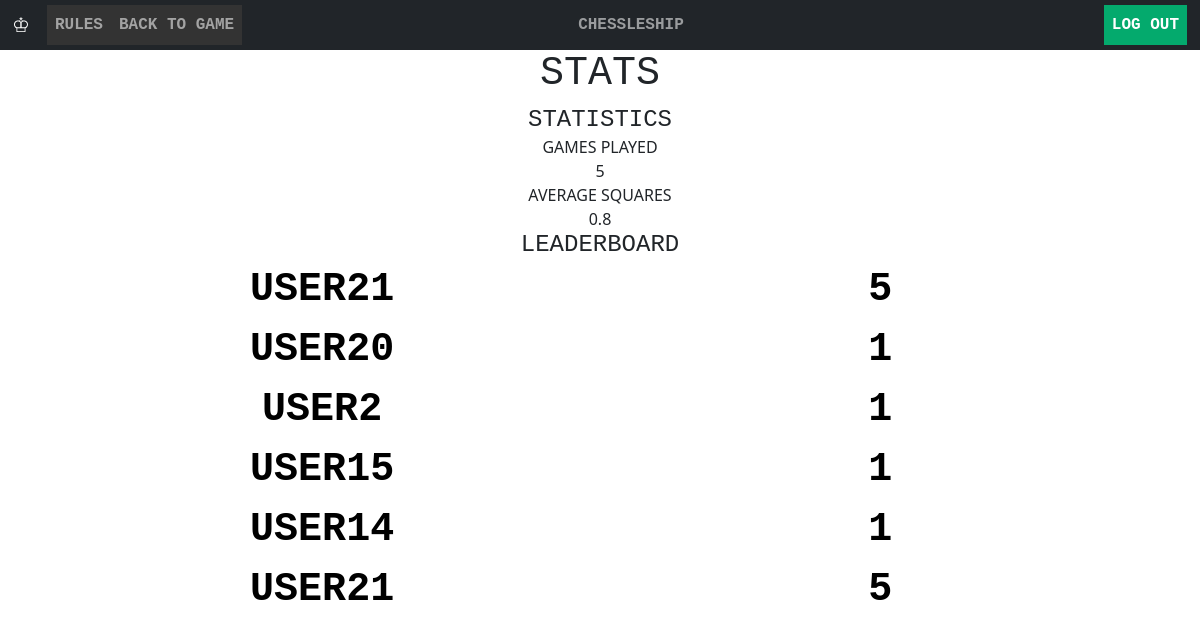
Page /stats.html (signed in) on the earlier database version.
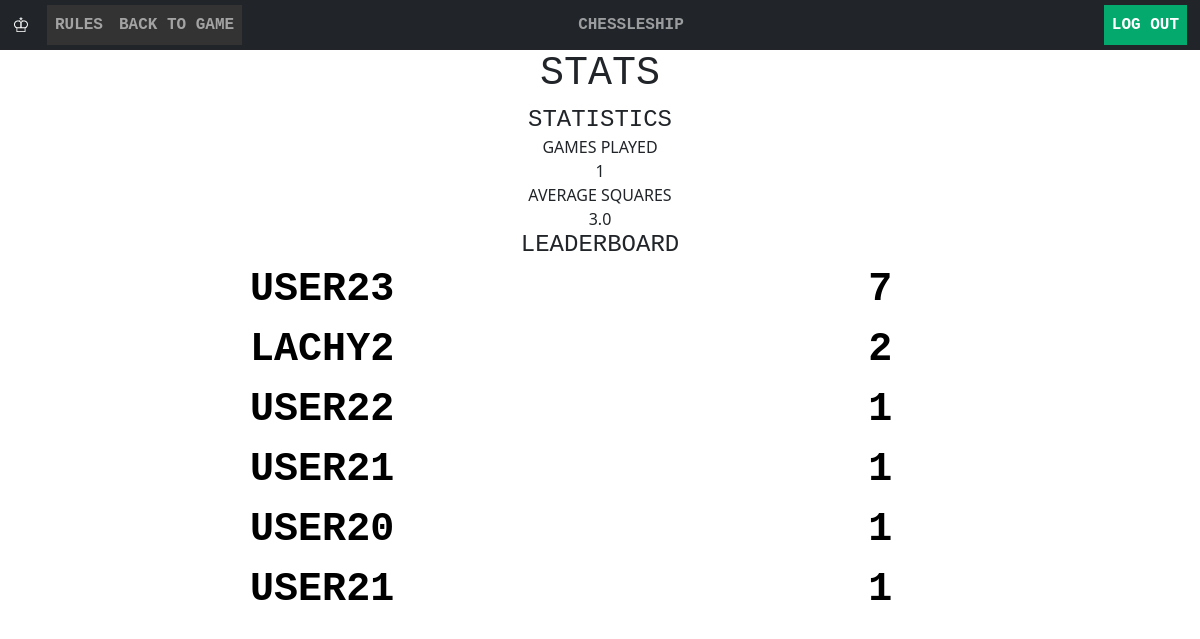
Same page on the later database version.
### app/models.py (models this page shows, shortened)
class User(UserMixin,db.Model):
    id = db.Column(db.Integer, primary_key=True)
    username = db.Column(db.String(64), index=True, unique=True)
    password_hash = db.Column(db.String(128))
    games_played = db.Column(db.Integer, index=True)
    average_guesses = db.Column(db.Float, index=True)

### app/routes.py (the view)
@app.route('/stats')
@app.route('/stats.html')
def stats():
    if not current_user.is_authenticated:
        return redirect(url_for('login'))
    try:
        this_user = session['user']
        identity = session['id']
        num_games = User.query.get(int(identity)).games_played
        num_guesses = round(float(User.query.get(int(identity)).average_guesses) / float(User.query.get(int(identity)).games_played), 4)
        users = User.query.all()
        stats_list = []
        for user in users:
            stats_list.append((user.games_played, user.username))
        stats_list = sorted(stats_list)
        top_1_score = stats_list[-1][0]
        top_1_user = stats_list[-1][1]
        top_2_score = stats_list[-2][0]
        top_2_user = stats_list[-2][1]
        top_3_score = stats_list[-3][0]
        top_3_user = stats_list[-3][1]
        top_4_score = stats_list[-4][0]
        top_4_user = stats_list[-4][1]
        top_5_score = stats_list[-5][0]
        top_5_user = stats_list[-5][1]
        youser_score = num_games
        youser = this_user
        return render_template('stats.html', games_played=num_games, average_guesses=num_guesses, top_1_score=top_1_score, top_2_score=top_2_score, top_3_score=top_3_score, top_4_score=top_4_score, top_5_score=top_5_score,top_1_user=top_1_user, top_2_user=top_2_user,top_3_user=top_3_user,top_4_user=top_4_user, top_5_user=top_5_user,youser_score=youser_score, youser=youser)
    except:
        return redirect(url_for('login'))

### app/models.py (called while the page is built)
@login.user_loader
def load_user(id):
    return User.query.get(int(id))

### app/templates/stats.html (shortened to what this page needs)
<!DOCTYPE html>
<html>
  <head>
    <link rel="stylesheet" href="{{ url_for('static', filename='css/chessleship.css') }}" />
    <link rel="stylesheet" href="{{ url_for('static', filename='css/settings.css') }}">
    <link rel="stylesheet" href="{{ url_for('static', filename='css/rules.css') }}">
    <link rel="stylesheet" href="{{ url_for('static', filename='css/stats.css') }}">
    <link href="https://cdn.jsdelivr.net/npm/bootstrap@5.1.3/dist/css/bootstrap.min.css" rel="stylesheet">
  </head>
  <nav class="navbar navbar-expand-sm navbar-dark bg-dark">
    <div class="container-fluid">
      <a class="navbar-brand" href="chessleship.html">♔</a>
      <div class="collapse navbar-collapse" id="mynavbar">
        <ul class="navbar-nav me-auto">
          <li class="nav-item">
            <a class="nav-link" href="rules">Rules</a>
          </li>
          <li class="nav-item">
            <a class="nav-link" href="chessleship.html">Back to Game</a>
          </li>
          <span class="navbar-text">CHESSLESHIP</span>
          <li class="nav-item">
            {%if current_user.is_authenticated%}
            <a class="nav-link active" href="logout">Log Out</a>
            {% else %}
            <a class="nav-link active" href="login">Log In</a>
            {% endif %}
          </li>
        </ul>
      </div>
    </div>
  </nav>
  <body>
    <h1>STATS</h1>
    <div class="container">
      <h1 class="sub">Statistics</h1>
      <div id="stat">
    <div class="stat-container">
      <div class="label">Games Played</div>
      <div class="stat">{{games_played}}</div>
    </div>
    <div class="stat-container">
      <div class="label">Average Squares</div>
      <div class="stat">{{ average_guesses }}</div>
    </div>
  </div>
      <h1 class="sub">LeaderBoard</h1>
      <div class="table-container">
        <table>
          <tr><td style="color:black">{{ top_1_user }}</td><td style="color:black">{{ top_1_score }}</td></tr>
          <tr><td style="color:black">{{ top_2_user }}</td><td style="color:black">{{ top_2_score }}</td></tr>
          <tr><td style="color:black">{{ top_3_user }}</td><td style="color:black">{{ top_3_score }}</td></tr>
          <tr><td style="color:black">{{ top_4_user }}</td><td style="color:black">{{ top_4_score }}</td></tr>
          <tr><td style="color:black">{{ top_5_user }}</td><td style="color:black">{{ top_5_score }}</td></tr>
          <tr><td style="color:black">{{ youser }}</td><td style="color:black">{{ youser_score }}</td></tr>
        </table>
      </div>
  </div>
  </body>
</html>

### app/static/css/chessleship.css (style rules this page uses)
body { text-transform:uppercase; font-size: xxx-large; text-align: center; font-family: "Courier New", Courier, monospace; font-weight: bold; background-color: #04AA6D; }
ul { list-style-type: none; margin: 0; padding: 0; overflow: hidden; font-family: "Courier New", Courier, monospace; font-weight: bold; }
.navbar { height:50px; }
.nav-item { background-color: #333; }
.navbar-nav { margin-left: auto; }
.navbar-text { padding-left: 28vw; padding-right: 35vw; margin-left:auto; margin-right:auto; }
li a { display: block; color: white; text-align: center; padding: 14px 16px; text-decoration: none; }
.active { background-color: #04AA6D; }
h1,h2 { text-align: center; font-family: "Courier New", Courier, monospace; font-weight: bold; font-size:200%; }
table { table-layout: fixed; resize:none; }
td { text-transform:uppercase; font-size: calc(5vmin); color: white; text-align: center; font-family: "Courier New", Courier, monospace; font-weight: bold; width: 12.5% ; height: 12.5% ; overflow: hidden; resize:none; padding:0px; }
th, td { max-width: 12.5%; max-height: 12.5%; overflow: hidden; resize:none; }

### app/static/css/settings.css (style rules this page uses)
body { color: rgb(27, 18, 18); text-align: center; font-family: Sans-serif; text-transform:uppercase; }

### app/static/css/rules.css (style rules this page uses)
body { color: rgb(27, 18, 18); text-align: center; font-family: Sans-serif; text-transform:uppercase; }

### app/static/css/stats.css (style rules this page uses)
body { color: rgb(27, 18, 18); text-align: center; font-family: Sans-serif; text-transform:uppercase; }
.sub { font-size:x-large; text-align: center; margin:auto; }
.stat-container { align-items: center; }
.stat-container .stat , .label { margin-left: auto; margin-right: auto; text-align: center; }

Differences in the rows shown:
no longer on this page (row unchanged): User: username "USER2"
no longer on this page (row unchanged): User: username "USER15"
no longer on this page (row unchanged): User: username "USER14"
added User: username "USER23"
added User: username "LACHY2"
added User: username "USER22"
Other differences:
{{ games_played }}: "5" → "1"
{{ average_guesses }}: "0.8" → "3.0"
{{ top_1_score }}: "5" → "7"
{{ top_2_score }}: "1" → "2"
{{ top_4_user }}: "USER15" → "USER21"
{{ top_5_user }}: "USER14" → "USER20"
{{ youser_score }}: "5" → "1"
{{ top_1_user }}: "USER21" → "USER23"
{{ top_2_user }}: "USER20" → "LACHY2"
